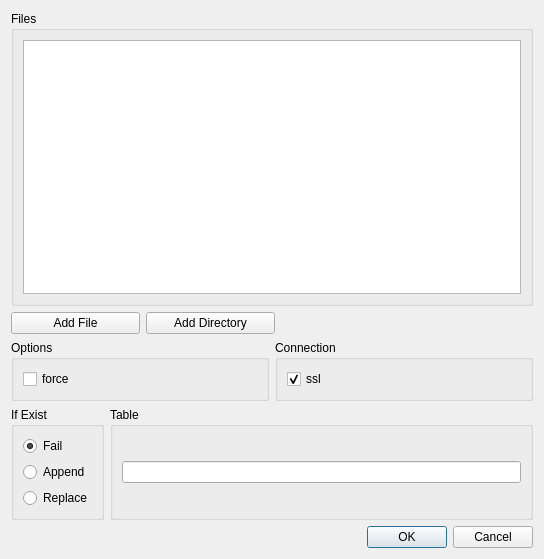
<?xml version="1.0" encoding="UTF-8"?>
<ui version="4.0">
 <class>ToolFilesDialog</class>
 <widget class="QDialog" name="ToolFilesDialog">
  <property name="geometry">
   <rect>
    <x>0</x>
    <y>0</y>
    <width>544</width>
    <height>559</height>
   </rect>
  </property>
  <property name="windowTitle">
   <string>Dialog</string>
  </property>
  <layout class="QVBoxLayout" name="verticalLayout_6">
   <item>
    <widget class="QGroupBox" name="groupMultipleFiles">
     <property name="title">
      <string>Files</string>
     </property>
     <layout class="QVBoxLayout" name="verticalLayout">
      <item>
       <widget class="QTableView" name="files">
        <attribute name="horizontalHeaderVisible">
         <bool>false</bool>
        </attribute>
        <attribute name="horizontalHeaderStretchLastSection">
         <bool>true</bool>
        </attribute>
       </widget>
      </item>
     </layout>
    </widget>
   </item>
   <item>
    <layout class="QHBoxLayout" name="horizontalLayout" stretch="1,1,2">
     <item>
      <widget class="QPushButton" name="addFile">
       <property name="text">
        <string>Add File</string>
       </property>
      </widget>
     </item>
     <item>
      <widget class="QPushButton" name="addDirectory">
       <property name="text">
        <string>Add Directory</string>
       </property>
      </widget>
     </item>
     <item>
      <spacer name="horizontalSpacer_2">
       <property name="orientation">
        <enum>Qt::Horizontal</enum>
       </property>
       <property name="sizeHint" stdset="0">
        <size>
         <width>40</width>
         <height>20</height>
        </size>
       </property>
      </spacer>
     </item>
    </layout>
   </item>
   <item>
    <layout class="QHBoxLayout" name="horizontalLayout_2">
     <item>
      <widget class="QGroupBox" name="mysqlOptions">
       <property name="title">
        <string>Options</string>
       </property>
       <layout class="QVBoxLayout" name="verticalLayout_4">
        <item>
         <widget class="QCheckBox" name="force">
          <property name="text">
           <string>force</string>
          </property>
         </widget>
        </item>
       </layout>
      </widget>
     </item>
     <item>
      <widget class="QGroupBox" name="mysqlConnectionOptions">
       <property name="title">
        <string>Connection</string>
       </property>
       <layout class="QVBoxLayout" name="verticalLayout_2">
        <item>
         <widget class="QCheckBox" name="ssl">
          <property name="text">
           <string>ssl</string>
          </property>
          <property name="checked">
           <bool>true</bool>
          </property>
         </widget>
        </item>
       </layout>
      </widget>
     </item>
    </layout>
   </item>
   <item>
    <layout class="QHBoxLayout" name="horizontalLayout_3">
     <item>
      <widget class="QGroupBox" name="pushCsvOptions">
       <property name="title">
        <string>If Exist</string>
       </property>
       <layout class="QVBoxLayout" name="verticalLayout_3">
        <item>
         <widget class="QRadioButton" name="ifExistsFail">
          <property name="text">
           <string>Fail</string>
          </property>
          <property name="checked">
           <bool>true</bool>
          </property>
         </widget>
        </item>
        <item>
         <widget class="QRadioButton" name="ifExistsAppend">
          <property name="text">
           <string>Append</string>
          </property>
         </widget>
        </item>
        <item>
         <widget class="QRadioButton" name="ifExistsReplace">
          <property name="text">
           <string>Replace</string>
          </property>
         </widget>
        </item>
       </layout>
      </widget>
     </item>
     <item>
      <widget class="QGroupBox" name="pushCsvTable">
       <property name="title">
        <string>Table</string>
       </property>
       <layout class="QVBoxLayout" name="verticalLayout_5">
        <item>
         <widget class="QLineEdit" name="table">
          <property name="text">
           <string/>
          </property>
         </widget>
        </item>
       </layout>
      </widget>
     </item>
    </layout>
   </item>
   <item>
    <widget class="QDialogButtonBox" name="buttonBox">
     <property name="orientation">
      <enum>Qt::Horizontal</enum>
     </property>
     <property name="standardButtons">
      <set>QDialogButtonBox::Cancel|QDialogButtonBox::Ok</set>
     </property>
    </widget>
   </item>
  </layout>
 </widget>
 <resources/>
 <connections>
  <connection>
   <sender>buttonBox</sender>
   <signal>accepted()</signal>
   <receiver>ToolFilesDialog</receiver>
   <slot>accept()</slot>
   <hints>
    <hint type="sourcelabel">
     <x>248</x>
     <y>254</y>
    </hint>
    <hint type="destinationlabel">
     <x>157</x>
     <y>274</y>
    </hint>
   </hints>
  </connection>
  <connection>
   <sender>buttonBox</sender>
   <signal>rejected()</signal>
   <receiver>ToolFilesDialog</receiver>
   <slot>reject()</slot>
   <hints>
    <hint type="sourcelabel">
     <x>316</x>
     <y>260</y>
    </hint>
    <hint type="destinationlabel">
     <x>286</x>
     <y>274</y>
    </hint>
   </hints>
  </connection>
 </connections>
</ui>
